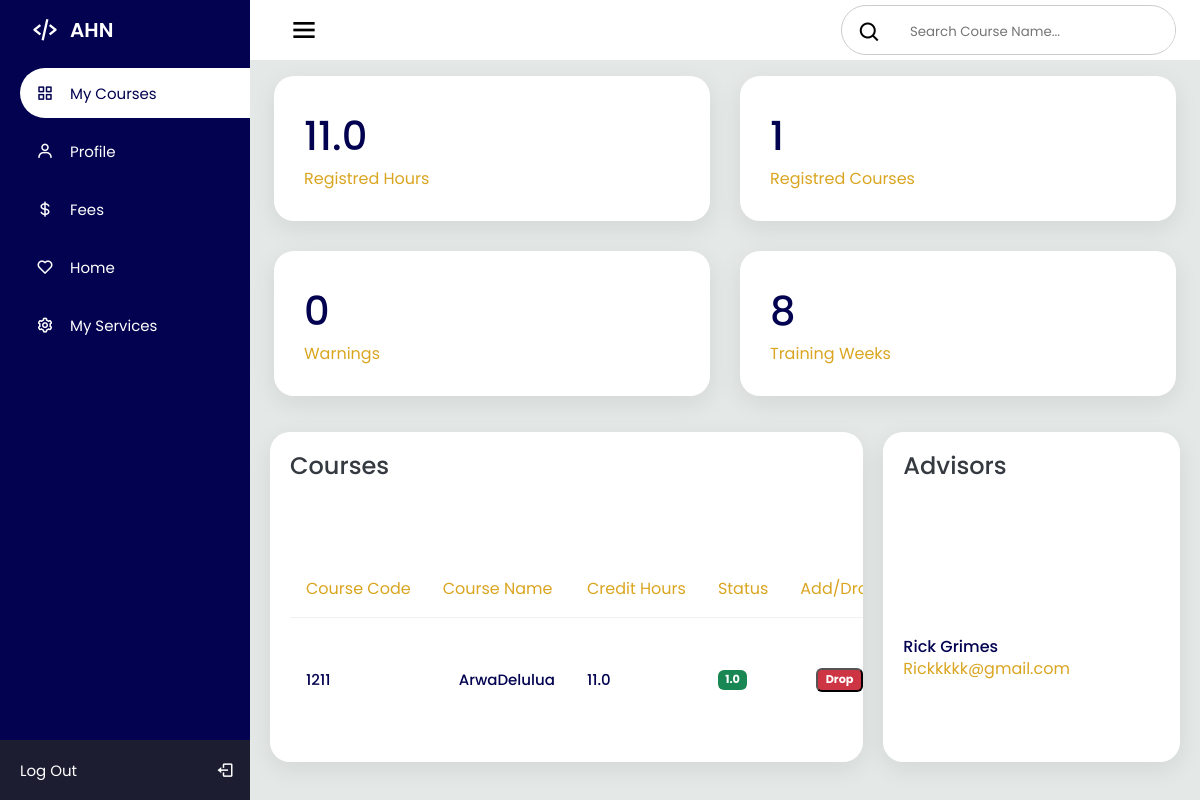
Page /courses (signed in) on the earlier database version.
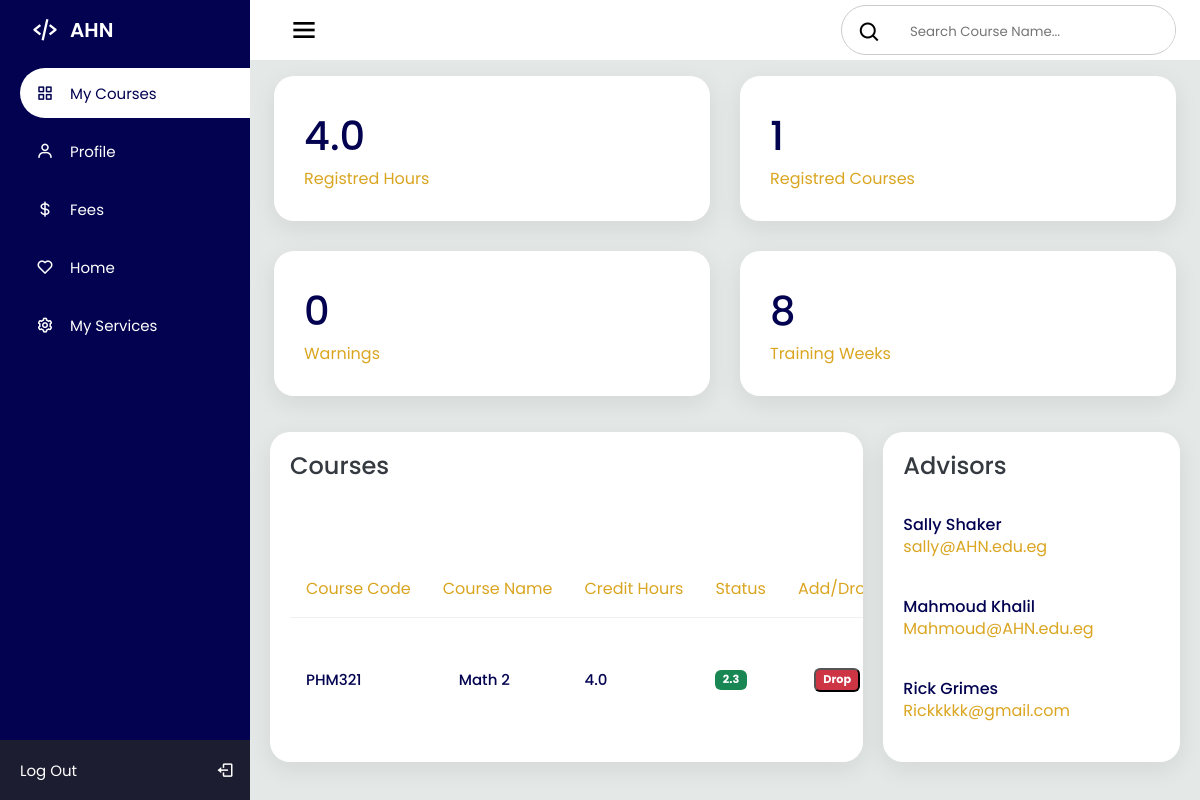
Same page on the later database version.
### AHNapp/models.py (models this page shows)
class Course(models.Model):
    id = models.AutoField(primary_key=True)
    Studentid = models.ManyToManyField(settings.AUTH_USER_MODEL, related_name='Studentid')
    CourseTitle = models.CharField(max_length=200)
    CourseCode = models.CharField(max_length=200)
    CourseWeight = models.FloatField()
    CourseGrade = models.FloatField()
    isReg = models.BooleanField(default=False)

class User(models.Model):
    name = models.CharField(max_length=200)
    password = models.CharField(max_length=200)
    id = models.AutoField(primary_key=True)
    email = models.EmailField(max_length=200)

class Advisor(User):
    position = models.CharField(max_length=200)

class User(models.Model):
    name = models.CharField(max_length=200)
    password = models.CharField(max_length=200)
    id = models.AutoField(primary_key=True)
    email = models.EmailField(max_length=200)

### AHNapp/views.py (the view)
# urls.py: path('courses', views.courses, name='courses'),
def courses(request):
    user = request.user
    items = Course.objects.filter(Studentid=user).all()
    advisorat = Advisor.objects.all()
    total_weight = Course.objects.all().filter(isReg=True).filter(Studentid=user).aggregate(Sum('CourseWeight'))['CourseWeight__sum']
    regis_num = Course.objects.filter(isReg=True).filter(Studentid=user).count()
    return render(request, 'courses.html', {'courses': items,'total_weight': total_weight,"regis_num":regis_num,'advisorat':advisorat})

### AHNapp/templates/courses.html (shortened to what this page needs)
<!DOCTYPE html>
<html lang="en">
<head>
  <link rel="stylesheet" href="courses.css">
  <link href='https://unpkg.com/boxicons@2.1.1/css/boxicons.min.css' rel='stylesheet'>
</head>
<body>
  <div class="sidebar">
    <div class="logo_details">
      <i class='bx bx-code-alt'></i>
      <div class="logo_name">
        AHN
      </div>
    </div>
    <ul>
      <li>
        <a href="/courses" class="active">
          <i class='bx bx-grid-alt'></i>
          <span class="links_name">
            My Courses
          </span>
        </a>
      </li>
      <li>
        <a href="/profile">
            <i class='bx bx-user'></i>
          <span class="links_name">
            Profile
          </span>
        </a>
      </li>
      <li>
        <a href="/fees">
          <i class='bx bx-dollar' ></i>
          <span class="links_name">
            Fees
          </span>
        </a>
      </li>
      <li>
        <a href="/">
          <i class='bx bx-heart'></i>
          <span class="links_name">
            Home
          </span>
        </a>
      </li>
      <li>
        <a href="/services">
          <i class='bx bx-cog'></i>
          <span class="links_name">
            My Services
          </span>
        </a>
      </li>
      <li class="login">
        <a href="/logout_user">
          <span class="links_name login_out">
            Log Out
          </span>
          <i class='bx bx-log-out' id="log_out"></i>
        </a>
      </li>
    </ul>
  </div>
  <section class="home_section">
    <div class="topbar">
      <div class="toggle">
        <i class='bx bx-menu' id="btn"></i>
      </div>
      <div class="search_wrapper">
        <label>
          <span>
            <i class='bx bx-search'></i>
          </span>
          <input type="search" placeholder="Search Course Name...">
        </label>
      </div>
    </div>
    <div class="card-boxes">
      <div class="box">
        <div class="right_side">
          <div class="numbers">{{total_weight}}</div>
          <div class="box_topic">Registred Hours </div>
        </div>
      </div>
      <div class="box">
        <div class="right_side">
          <div class="numbers">{{regis_num}}</div>
          <div class="box_topic">Registred Courses</div>
        </div>
      </div>
      <div class="box">
        <div class="right_side">
          <div class="numbers">0</div>
          <div class="box_topic">Warnings</div>
        </div>
      </div>
      <div class="box">
        <div class="right_side">
          <div class="numbers">8</div>
          <div class="box_topic">Training Weeks</div>
        </div>
      </div>
    </div>
    <div class="details">
      <div class="Course_name">
        <div class="card_header">
          <h2>Courses</h2>
        </div>
        <table>
          <thead>
            <tr>
              <td>Course Code</td>
              <td>Course Name</td>
              <td>Credit Hours</td>
              <td>Status</td>
              <td>Add/Drop Request</td>
            </tr>
          </thead>
          <tbody>
            {% for course in courses %}
            <tr>
              <td>{{course.CourseCode}}</td>
              <td>{{course.CourseTitle}}</td>
              <td>{{course.CourseWeight}}</td>
              <td>
              {%if course.isReg %}
                {% if course.CourseGrade > 0.00 %}
                  <span class="badge bg_seccuss">
                    {{course.CourseGrade}}
                  </span>
                {% else %}
                  <span class="badge bg_seccuss">
                    Registred
                  </span>
                {% endif %}
              </td>
              <td>
                <form method="POST" action="{% url 'drop_course' course.id %}">
                  <button type="submit" class="badge bg_danger">Drop</button>
              </form>
            </td>
              {% endif %}
            </tr>
          {% endfor %}
          </tbody>
        </table>
      </div>
      <div class="Tutors_name">
        <div class="card_header">
          <h2>Advisors</h2>
        </div>
        <table>
          <tbody>
            {% for advisor in advisorat %}
            <tr>
              <td>
                <h4>{{advisor.name}}</h4>
                <span>{{advisor.email}}</span>
              </td>
            </tr>
            {% endfor %}
              <td>
                <h4>Rick Grimes</h4>
                <span>Rickkkkk@gmail.com</span>
              </td>
          </tbody>
        </table>
      </div>
    </div>
  </section>
</body>
</html>

Differences in the rows shown:
removed Course: CourseCode "1211", CourseTitle "ArwaDelulua", CourseWeight "11.0", CourseGrade "1.0"
added Course: CourseCode "PHM321", CourseTitle "Math 2", CourseWeight "4.0", CourseGrade "2.3"
added Advisor: name "Sally Shaker", email "sally@AHN.edu.eg"
added Advisor: name "Mahmoud Khalil", email "Mahmoud@AHN.edu.eg"
Other differences:
{{ total_weight }}: "11.0" → "4.0"
